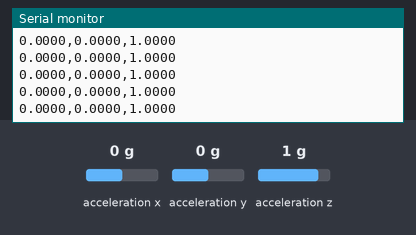
A sketch run on a simulated Arduino Uno, built with avr-gcc and run on an emulated ATmega328P. On the bench: the last lines printed to the serial monitor. Inputs (shaded band) come from the test bench; at power-on: acceleration x 0 g, acceleration y 0 g, acceleration z 1 g.

Above: at 1.2 s.
1.3 s: acceleration x set to 0.8 g
At 1.8 s:
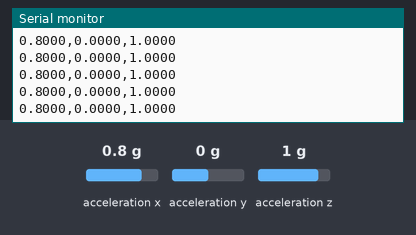
4.3 s: acceleration y set to -1.4 g
At 5.1 s:
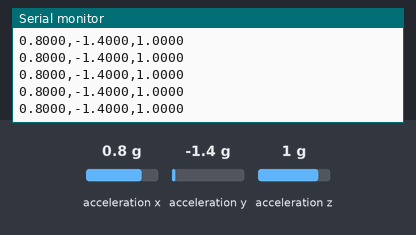

The sketch:

acelerometro_lis3dh.ino
```cpp
#include <SparkFunLIS3DH.h>
#include <Wire.h>
LIS3DH acelerometro( I2C_MODE, 0x19 );
void setup() {
  acelerometro.settings.accelSampleRate = 200;  //Hz.  Can be: 0,1,10,25,50,100,200,400,1600,5000 Hz
  acelerometro.settings.accelRange = 2;      //Max G force readable.  Can be: 2, 4, 8, 16
  Serial.begin(115200);
  while (!Serial);
  if ( acelerometro.begin() != 0 )  {
    Serial.println("Error iniciando el acelerómetro en 0x19.");
  }  else  {
    Serial.println("Acelerómetro detectado en 0x19.");
  }
}
void loop() {
  Serial.print(acelerometro.readFloatAccelX(), 4);
  Serial.print(",");
  Serial.print(acelerometro.readFloatAccelY(), 4);
  Serial.print(",");
  Serial.println(acelerometro.readFloatAccelZ(), 4);
  //delay(10);
}
```

Measured:
- after the input at 1.3 s, the serial monitor: prints a new line at once (image 1)
- after the input at 4.3 s, the serial monitor: prints a new line at once (image 2)
